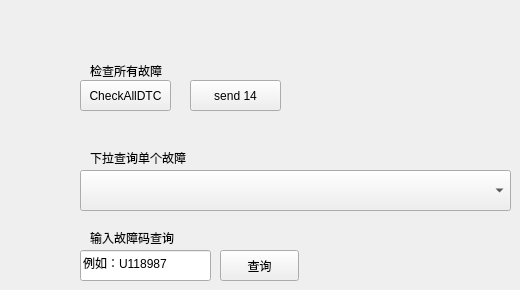
   <widget class="QWidget" name="tab_4">
    <attribute name="title">
     <string>04.2.DTC list </string>
    </attribute>
    <widget class="QPushButton" name="pushButton_check_all_dtc">
     <property name="geometry">
      <rect>
       <x>80</x>
       <y>80</y>
       <width>91</width>
       <height>31</height>
      </rect>
     </property>
     <property name="text">
      <string>CheckAllDTC</string>
     </property>
    </widget>
    <widget class="QPushButton" name="pushButton_send_14">
     <property name="geometry">
      <rect>
       <x>190</x>
       <y>80</y>
       <width>91</width>
       <height>31</height>
      </rect>
     </property>
     <property name="text">
      <string>send 14</string>
     </property>
    </widget>
    <widget class="QLabel" name="label_74">
     <property name="geometry">
      <rect>
       <x>90</x>
       <y>60</y>
       <width>111</width>
       <height>21</height>
      </rect>
     </property>
     <property name="text">
      <string>检查所有故障</string>
     </property>
    </widget>
    <widget class="QComboBox" name="comboBox_single_dtc">
     <property name="geometry">
      <rect>
       <x>80</x>
       <y>170</y>
       <width>431</width>
       <height>41</height>
      </rect>
     </property>
    </widget>
    <widget class="QLabel" name="label_75">
     <property name="geometry">
      <rect>
       <x>90</x>
       <y>150</y>
       <width>121</width>
       <height>16</height>
      </rect>
     </property>
     <property name="text">
      <string>下拉查询单个故障</string>
     </property>
    </widget>
    <widget class="QLineEdit" name="lineEdit_single_dtc">
     <property name="geometry">
      <rect>
       <x>80</x>
       <y>250</y>
       <width>131</width>
       <height>31</height>
      </rect>
     </property>
     <property name="text">
      <string>例如：U118987</string>
     </property>
    </widget>
    <widget class="QPushButton" name="pushButton_check_single_dtc">
     <property name="geometry">
      <rect>
       <x>220</x>
       <y>250</y>
       <width>79</width>
       <height>31</height>
      </rect>
     </property>
     <property name="text">
      <string>查询</string>
     </property>
    </widget>
    <widget class="QLabel" name="label_76">
     <property name="geometry">
      <rect>
       <x>90</x>
       <y>230</y>
       <width>161</width>
       <height>16</height>
      </rect>
     </property>
     <property name="text">
      <string>输入故障码查询</string>
     </property>
    </widget>
   </widget>
